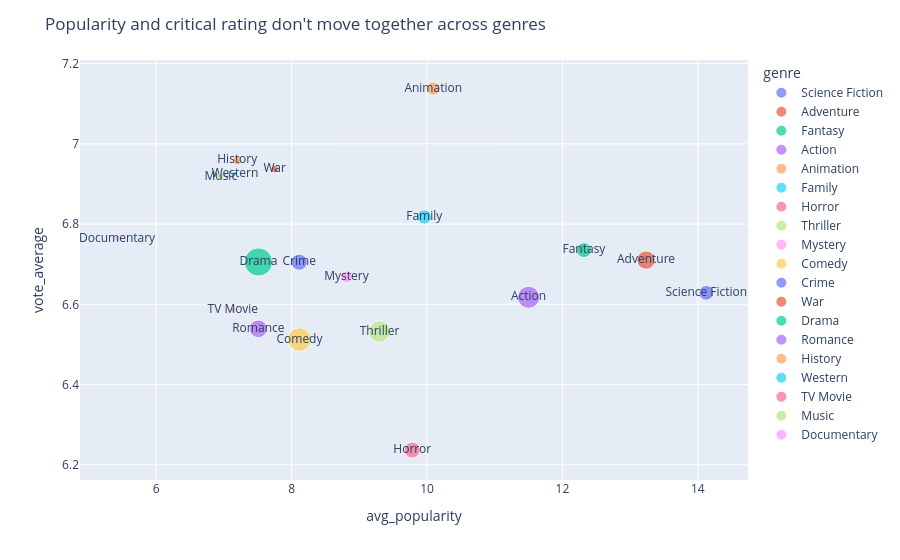

This figure's notebook cell:
### Markdown cell above
### Chart 2 — Scatter plot, popularity vs. vote average by genre

### Code cell
fig2 = px.scatter(genre_stats.merge(
                    movies_with_genres_df.groupby("genre")["vote_average"].mean().reset_index(),
                    on="genre"),
                  x="avg_popularity", y="vote_average", size="n_movies",
                  text="genre", hover_name="genre",color="genre")
fig2.update_layout(title="Popularity and critical rating don't move together across genres")
fig2.write_html("../docs/charts/finding2_popularityvsvote_by_decade.html", include_plotlyjs="cdn", full_html=True)
fig2.show()

### Figure 1 — Plotly figure (JSON) as saved in the notebook; plotly's stock layout.template omitted (floating-point values rounded to 4 significant figures)
{"data": [{"hovertemplate": "<b>%{hovertext}</b><br><br>genre=%{text}<br>avg_popularity=%{x}<br>vote_average=%{y}<br>n_movies=%{marker.size}<extra></extra>", "hovertext": ["Science Fiction"], "legendgroup": "Science Fiction", "marker": {"color": "#636efa", "size": [837], "sizemode": "area", "sizeref": 7.603, "symbol": "circle"}, "mode": "markers+text", "name": "Science Fiction", "orientation": "v", "showlegend": true, "text": ["Science Fiction"], "type": "scatter", "x": [14.13], "xaxis": "x", "y": [6.629], "yaxis": "y"}, {"hovertemplate": "<b>%{hovertext}</b><br><br>genre=%{text}<br>avg_popularity=%{x}<br>vote_average=%{y}<br>n_movies=%{marker.size}<extra></extra>", "hovertext": ["Adventure"], "legendgroup": "Adventure", "marker": {"color": "#EF553B", "size": [1283], "sizemode": "area", "sizeref": 7.603, "symbol": "circle"}, "mode": "markers+text", "name": "Adventure", "orientation": "v", "showlegend": true, "text": ["Adventure"], "type": "scatter", "x": [13.24], "xaxis": "x", "y": [6.71], "yaxis": "y"}, {"hovertemplate": "<b>%{hovertext}</b><br><br>genre=%{text}<br>avg_popularity=%{x}<br>vote_average=%{y}<br>n_movies=%{marker.size}<extra></extra>", "hovertext": ["Fantasy"], "legendgroup": "Fantasy", "marker": {"color": "#00cc96", "size": [854], "sizemode": "area", "sizeref": 7.603, "symbol": "circle"}, "mode": "markers+text", "name": "Fantasy", "orientation": "v", "showlegend": true, "text": ["Fantasy"], "type": "scatter", "x": [12.32], "xaxis": "x", "y": [6.735], "yaxis": "y"}, {"hovertemplate": "<b>%{hovertext}</b><br><br>genre=%{text}<br>avg_popularity=%{x}<br>vote_average=%{y}<br>n_movies=%{marker.size}<extra></extra>", "hovertext": ["Action"], "legendgroup": "Action", "marker": {"color": "#ab63fa", "size": [1860], "sizemode": "area", "sizeref": 7.603, "symbol": "circle"}, "mode": "markers+text", "name": "Action", "orientation": "v", "showlegend": true, "text": ["Action"], "type": "scatter", "x": [11.5], "xaxis": "x", "y": [6.618], "yaxis": "y"}, {"hovertemplate": "<b>%{hovertext}</b><br><br>genre=%{text}<br>avg_popularity=%{x}<br>vote_average=%{y}<br>n_movies=%{marker.size}<extra></extra>", "hovertext": ["Animation"], "legendgroup": "Animation", "marker": {"color": "#FFA15A", "size": [699], "sizemode": "area", "sizeref": 7.603, "symbol": "circle"}, "mode": "markers+text", "name": "Animation", "orientation": "v", "showlegend": true, "text": ["Animation"], "type": "scatter", "x": [10.09], "xaxis": "x", "y": [7.138], "yaxis": "y"}, {"hovertemplate": "<b>%{hovertext}</b><br><br>genre=%{text}<br>avg_popularity=%{x}<br>vote_average=%{y}<br>n_movies=%{marker.size}<extra></extra>", "hovertext": ["Family"], "legendgroup": "Family", "marker": {"color": "#19d3f3", "size": [789], "sizemode": "area", "sizeref": 7.603, "symbol": "circle"}, "mode": "markers+text", "name": "Family", "orientation": "v", "showlegend": true, "text": ["Family"], "type": "scatter", "x": [9.96], "xaxis": "x", "y": [6.818], "yaxis": "y"}, {"hovertemplate": "<b>%{hovertext}</b><br><br>genre=%{text}<br>avg_popularity=%{x}<br>vote_average=%{y}<br>n_movies=%{marker.size}<extra></extra>", "hovertext": ["Horror"], "legendgroup": "Horror", "marker": {"color": "#FF6692", "size": [967], "sizemode": "area", "sizeref": 7.603, "symbol": "circle"}, "mode": "markers+text", "name": "Horror", "orientation": "v", "showlegend": true, "text": ["Horror"], "type": "scatter", "x": [9.782], "xaxis": "x", "y": [6.237], "yaxis": "y"}, {"hovertemplate": "<b>%{hovertext}</b><br><br>genre=%{text}<br>avg_popularity=%{x}<br>vote_average=%{y}<br>n_movies=%{marker.size}<extra></extra>", "hovertext": ["Thriller"], "legendgroup": "Thriller", "marker": {"color": "#B6E880", "size": [1757], "sizemode": "area", "sizeref": 7.603, "symbol": "circle"}, "mode": "markers+text", "name": "Thriller", "orientation": "v", "showlegend": true, "text": ["Thriller"], "type": "scatter", "x": [9.299], "xaxis": "x", "y": [6.532], "yaxis": "y"}, {"hovertemplate": "<b>%{hovertext}</b><br><br>genre=%{text}<br>avg_popularity=%{x}<br>vote_average=%{y}<br>n_movies=%{marker.size}<extra></extra>", "hovertext": ["Mystery"], "legendgroup": "Mystery", "marker": {"color": "#FF97FF", "size": [559], "sizemode": "area", "sizeref": 7.603, "symbol": "circle"}, "mode": "markers+text", "name": "Mystery", "orientation": "v", "showlegend": true, "text": ["Mystery"], "type": "scatter", "x": [8.81], "xaxis": "x", "y": [6.668], "yaxis": "y"}, {"hovertemplate": "<b>%{hovertext}</b><br><br>genre=%{text}<br>avg_popularity=%{x}<br>vote_average=%{y}<br>n_movies=%{marker.size}<extra></extra>", "hovertext": ["Comedy"], "legendgroup": "Comedy", "marker": {"color": "#FECB52", "size": [2121], "sizemode": "area", "sizeref": 7.603, "symbol": "circle"}, "mode": "markers+text", "name": "Comedy", "orientation": "v", "showlegend": true, "text": ["Comedy"], "type": "scatter", "x": [8.116], "xaxis": "x", "y": [6.512], "yaxis": "y"}, {"hovertemplate": "<b>%{hovertext}</b><br><br>genre=%{text}<br>avg_popularity=%{x}<br>vote_average=%{y}<br>n_movies=%{marker.size}<extra></extra>", "hovertext": ["Crime"], "legendgroup": "Crime", "marker": {"color": "#636efa", "size": [999], "sizemode": "area", "sizeref": 7.603, "symbol": "circle"}, "mode": "markers+text", "name": "Crime", "orientation": "v", "showlegend": true, "text": ["Crime"], "type": "scatter", "x": [8.113], "xaxis": "x", "y": [6.705], "yaxis": "y"}, {"hovertemplate": "<b>%{hovertext}</b><br><br>genre=%{text}<br>avg_popularity=%{x}<br>vote_average=%{y}<br>n_movies=%{marker.size}<extra></extra>", "hovertext": ["War"], "legendgroup": "War", "marker": {"color": "#EF553B", "size": [222], "sizemode": "area", "sizeref": 7.603, "symbol": "circle"}, "mode": "markers+text", "name": "War", "orientation": "v", "showlegend": true, "text": ["War"], "type": "scatter", "x": [7.749], "xaxis": "x", "y": [6.937], "yaxis": "y"}, {"hovertemplate": "<b>%{hovertext}</b><br><br>genre=%{text}<br>avg_popularity=%{x}<br>vote_average=%{y}<br>n_movies=%{marker.size}<extra></extra>", "hovertext": ["Drama"], "legendgroup": "Drama", "marker": {"color": "#00cc96", "size": [3041], "sizemode": "area", "sizeref": 7.603, "symbol": "circle"}, "mode": "markers+text", "name": "Drama", "orientation": "v", "showlegend": true, "text": ["Drama"], "type": "scatter", "x": [7.51], "xaxis": "x", "y": [6.706], "yaxis": "y"}, {"hovertemplate": "<b>%{hovertext}</b><br><br>genre=%{text}<br>avg_popularity=%{x}<br>vote_average=%{y}<br>n_movies=%{marker.size}<extra></extra>", "hovertext": ["Romance"], "legendgroup": "Romance", "marker": {"color": "#ab63fa", "size": [1204], "sizemode": "area", "sizeref": 7.603, "symbol": "circle"}, "mode": "markers+text", "name": "Romance", "orientation": "v", "showlegend": true, "text": ["Romance"], "type": "scatter", "x": [7.508], "xaxis": "x", "y": [6.539], "yaxis": "y"}, {"hovertemplate": "<b>%{hovertext}</b><br><br>genre=%{text}<br>avg_popularity=%{x}<br>vote_average=%{y}<br>n_movies=%{marker.size}<extra></extra>", "hovertext": ["History"], "legendgroup": "History", "marker": {"color": "#FFA15A", "size": [328], "sizemode": "area", "sizeref": 7.603, "symbol": "circle"}, "mode": "markers+text", "name": "History", "orientation": "v", "showlegend": true, "text": ["History"], "type": "scatter", "x": [7.198], "xaxis": "x", "y": [6.959], "yaxis": "y"}, {"hovertemplate": "<b>%{hovertext}</b><br><br>genre=%{text}<br>avg_popularity=%{x}<br>vote_average=%{y}<br>n_movies=%{marker.size}<extra></extra>", "hovertext": ["Western"], "legendgroup": "Western", "marker": {"color": "#19d3f3", "size": [95], "sizemode": "area", "sizeref": 7.603, "symbol": "circle"}, "mode": "markers+text", "name": "Western", "orientation": "v", "showlegend": true, "text": ["Western"], "type": "scatter", "x": [7.163], "xaxis": "x", "y": [6.926], "yaxis": "y"}, {"hovertemplate": "<b>%{hovertext}</b><br><br>genre=%{text}<br>avg_popularity=%{x}<br>vote_average=%{y}<br>n_movies=%{marker.size}<extra></extra>", "hovertext": ["TV Movie"], "legendgroup": "TV Movie", "marker": {"color": "#FF6692", "size": [90], "sizemode": "area", "sizeref": 7.603, "symbol": "circle"}, "mode": "markers+text", "name": "TV Movie", "orientation": "v", "showlegend": true, "text": ["TV Movie"], "type": "scatter", "x": [7.131], "xaxis": "x", "y": [6.586], "yaxis": "y"}, {"hovertemplate": "<b>%{hovertext}</b><br><br>genre=%{text}<br>avg_popularity=%{x}<br>vote_average=%{y}<br>n_movies=%{marker.size}<extra></extra>", "hovertext": ["Music"], "legendgroup": "Music", "marker": {"color": "#B6E880", "size": [171], "sizemode": "area", "sizeref": 7.603, "symbol": "circle"}, "mode": "markers+text", "name": "Music", "orientation": "v", "showlegend": true, "text": ["Music"], "type": "scatter", "x": [6.954], "xaxis": "x", "y": [6.918], "yaxis": "y"}, {"hovertemplate": "<b>%{hovertext}</b><br><br>genre=%{text}<br>avg_popularity=%{x}<br>vote_average=%{y}<br>n_movies=%{marker.size}<extra></extra>", "hovertext": ["Documentary"], "legendgroup": "Documentary", "marker": {"color": "#FF97FF", "size": [162], "sizemode": "area", "sizeref": 7.603, "symbol": "circle"}, "mode": "markers+text", "name": "Documentary", "orientation": "v", "showlegend": true, "text": ["Documentary"], "type": "scatter", "x": [5.421], "xaxis": "x", "y": [6.764], "yaxis": "y"}], "layout": {"legend": {"itemsizing": "constant", "title": {"text": "genre"}, "tracegroupgap": 0}, "margin": {"t": 60}, "title": {"text": "Popularity and critical rating don't move together across genres"}, "xaxis": {"anchor": "y", "domain": [0, 1], "title": {"text": "avg_popularity"}}, "yaxis": {"anchor": "x", "domain": [0, 1], "title": {"text": "vote_average"}}}}
